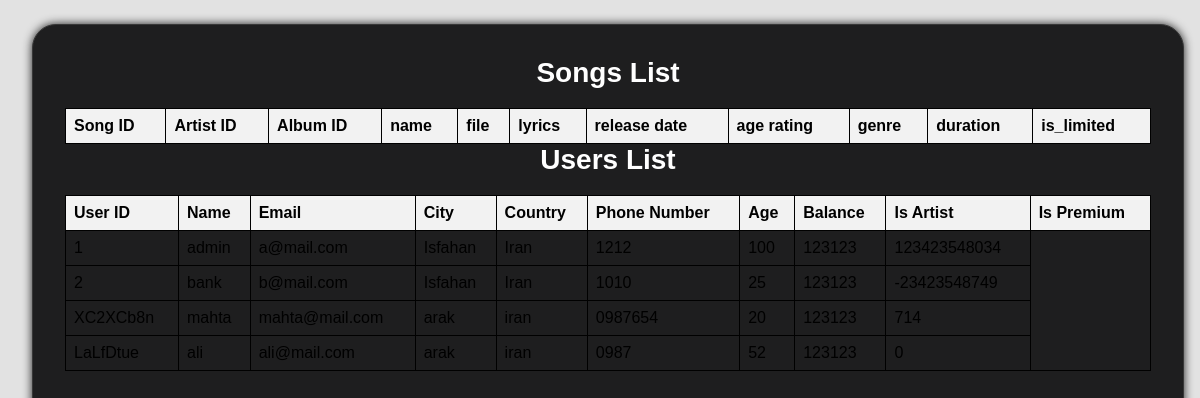
The page /participant on the database as committed earlier.
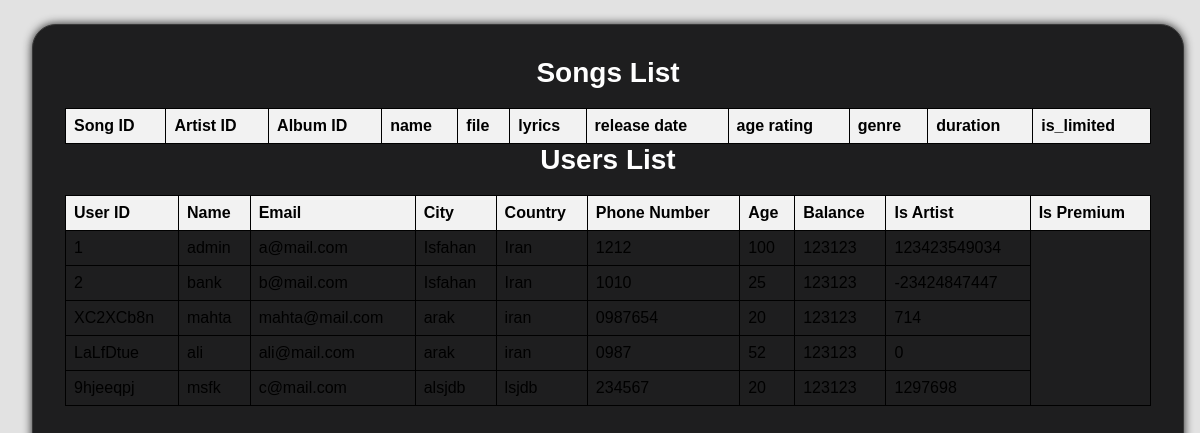
The same page on the database as committed later.
### tables this page shows
CREATE TABLE USERS (
            user_id TEXT PRIMARY KEY,
            name TEXT,
            email TEXT,
            city TEXT,
            country TEXT,
            phone TEXT,
            age INTEGER CHECK(age >= 9 AND age <= 120),
            password TEXT,
            balance INTEGER DEFAULT 0,
            is_artist BOOLEAN DEFAULT 0,
            is_premium BOOLEAN DEFAULT 0
        );

### app.py (the view)
@app.route("/participant")
def participants():
    with sqlite3.connect("database.db") as connect:
        cursor = connect.cursor()
        cursor.execute("SELECT * FROM USERS")
        data = cursor.fetchall()
    return render_template("participants.html", data=data)

### templates/participants.html (shortened to what this page needs)
<!DOCTYPE html>
<html>
  <head>
    <link
      rel="stylesheet"
      type="text/css"
      href="{{ url_for('static', filename='css/style.css') }}"
    />
  </head>
  <body>
    <div class="div-header">
      <h1>Songs List</h1>
      <table style="width: 100%">
        <tr>
          <th>Song ID</th>
          <th>Artist ID</th>
          <th>Album ID</th>
          <th>name</th>
          <th>file</th>
          <th>lyrics</th>
          <th>release date</th>
          <th>age rating</th>
          <th>genre</th>
          <th>duration</th>
          <th>is_limited</th>
        </tr>
      </table>
      <h1>Users List</h1>
      <table style="width: 100%">
        <tr>
          <th>User ID</th>
          <th>Name</th>
          <th>Email</th>
          <th>City</th>
          <th>Country</th>
          <th>Phone Number</th>
          <th>Age</th>
          <th>Balance</th>
          <th>Is Artist</th>
          <th>Is Premium</th>
        </tr>
        {% for participant in data %}
        <tr>
          <td>{{ participant[0] }}</td>
          <td>{{ participant[1] }}</td>
          <td>{{ participant[2] }}</td>
          <td>{{ participant[3] }}</td>
          <td>{{ participant[4] }}</td>
          <td>{{ participant[5] }}</td>
          <td>{{ participant[6] }}</td>
          <td>{{ participant[7] }}</td>
          <td>{{ participant[8] }}</td>
        </tr>
        {% endfor %}
      </table>
    </div>
  </body>
</html>

### static/css/style.css (style rules this page uses)
:root { --border-in: #9400d3; --border-out: hsl(0, 0%, 22%); --border-header: #383838; --background-main-card: #1e1e1f; --background-body: #000; --background-sub-div-card: #202022; --background-sub-div-card-2: rgba(44, 43, 43, 0.923); --background-header-title: hsl(240, 1%, 17%); --background-header-title-1: hsl(240, 1%, 20%); --box-shadow-1: 0 0 15px #111; --box-shadow-2: 0 0 10px #222; --box-shadow-3: 0 0 10px rgba(0, 0, 0, 0.722); font-family: "Poppins", sans-serif; --font-color-1: #fff; --font-color-2: #e2e2e2; --font-color-3: #d6d6d6bf; --font-color-4: #9400d3; --font-color-5: #000; --font-size-0: 28px; --font-size-1: 26px; --font-size-2: 18px; --font-size-3: 16px; --font-size-4: 12px; }
body { background-color:#e2e2e2; box-sizing: border-box; margin: 0; display: flex; flex-direction: column; min-height: 100vh; font-family: Arial, sans-serif; }
table { width: 100%; border-collapse: collapse; }
th, td { padding: 8px; text-align: left; border-bottom: 1px solid #ddd; }
.div-header { flex: 1; flex-direction: column; align-items: center; justify-content: flex-start; bottom: 2rem; top: 2rem; display: flex; text-align: center; min-width: 16rem; background-color: var(--background-main-card); border: 1px solid var(--border-out); border-radius: 1.5rem; box-shadow: var(--box-shadow-2); padding: 2rem; margin: 1.5rem 1rem 2rem 2rem; }
.div-header > * { margin-top: 0; }
.div-header h1 { font-size: var(--font-size-0); color: var(--font-color-1); }

### templates/participants.html (style rules this page uses)
table, th, td { border: 1px solid black; border-collapse: collapse; padding: 8px; }
th { background-color: #f2f2f2; }

Rows that differ between the two databases and show on the page:
changed USERS "admin": balance "123423548034" → "123423549034"
changed USERS "bank": balance "-23423548749" → "-23424847447"
added USERS: user_id "9hjeeqpj", name "msfk", email "c@mail.com", city "alsjdb", country "lsjdb", phone "234567", age "20", password "123123", balance "1297698"
